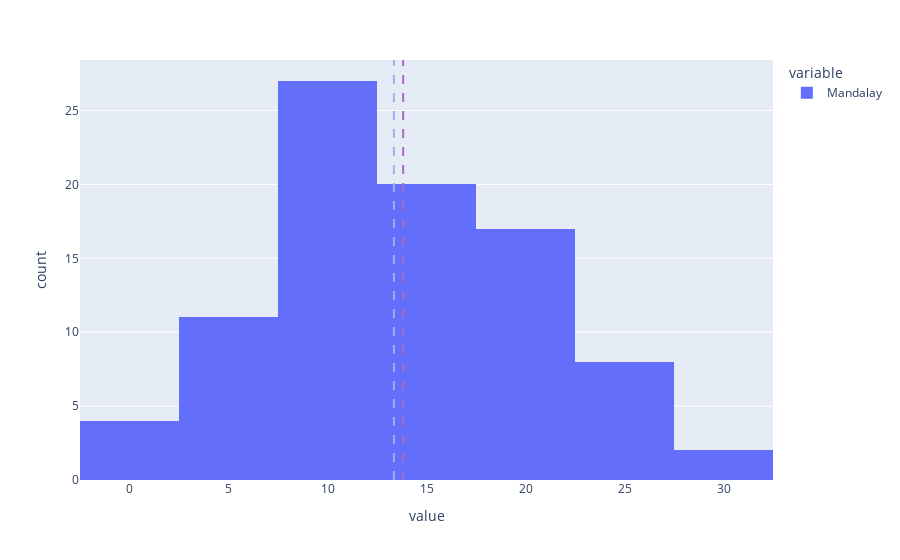

Write notebook code for a chart like this one.
### Markdown cell above
##### Mandalay

### Code cell
fig_data_mandalay = px.histogram(data_8.Mandalay)
fig_data_mandalay.add_vline(x=data_8.Mandalay.mean(), line_width=2, line_dash="dash", line_color="#A56CC1")
fig_data_mandalay.add_vline(x=data_8.Mandalay.median(), line_width=2, line_dash="dash", line_color="#A6ACEC")
fig_data_mandalay.show()

### Figure 1 — Plotly figure (JSON) as saved in the notebook; plotly's stock layout.template omitted (floating-point values rounded to 4 significant figures)
{"data": [{"alignmentgroup": "True", "bingroup": "x", "hovertemplate": "variable=Mandalay<br>value=%{x}<br>count=%{y}<extra></extra>", "legendgroup": "Mandalay", "marker": {"color": "#636efa", "pattern": {"shape": ""}}, "name": "Mandalay", "offsetgroup": "Mandalay", "orientation": "v", "showlegend": true, "type": "histogram", "x": [24.39, 13.84, 16.14, 8.104, 7.726, 24.32, 21.3, 17.53, 4.013, 21.41, 0, 18.35, 11.67, 11.35, 27.26, 14.06, 11.82, 6.58, 10.06, 5.483, 4.907, 11.98, 0, 20.71, 10.89, 15.25, 21.87, 24.84, 15.02, 10.85, 18.93, 0, 19.16, 9.881, 12.55, 15.71, 10.29, 21.61, 13.93, 12.44, 8.195, 29.33, 23.37, 5.178, 18.09, 21.87, 14.75, 20.27, 1.476, 22.43, 13.59, 10.38, 11.17, 14.6, 12.11, 14.87, 16.15, 14.99, 11.78, 8.889, 18.9, 28.79, 8.658, 16.86, 16.04, 7.093, 4.407, 23.86, 5.417, 7.672, 13.26, 6.728, 19.18, 10.42, 13.35, 10.71, 10.79, 9.518, 13.36, 9.898, 16.68, 18.31, 18.63, 9.954, 4.781, 10.7, 4.556, 24.52, 27.37], "xaxis": "x", "yaxis": "y"}], "layout": {"barmode": "relative", "legend": {"title": {"text": "variable"}, "tracegroupgap": 0}, "margin": {"t": 60}, "shapes": [{"line": {"color": "#A56CC1", "dash": "dash", "width": 2}, "type": "line", "x0": 13.82, "x1": 13.82, "xref": "x", "y0": 0, "y1": 1, "yref": "y domain"}, {"line": {"color": "#A6ACEC", "dash": "dash", "width": 2}, "type": "line", "x0": 13.35, "x1": 13.35, "xref": "x", "y0": 0, "y1": 1, "yref": "y domain"}], "xaxis": {"anchor": "y", "domain": [0, 1], "title": {"text": "value"}}, "yaxis": {"anchor": "x", "domain": [0, 1], "title": {"text": "count"}}}}
